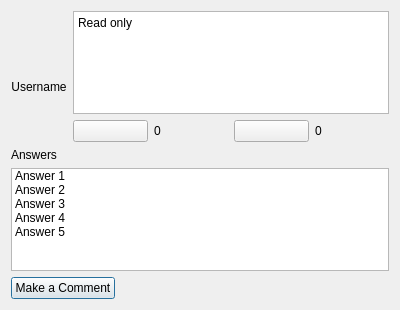
<?xml version="1.0" encoding="UTF-8"?>
<ui version="4.0">
 <class>Post_1</class>
 <widget class="QDialog" name="Post_1">
  <property name="geometry">
   <rect>
    <x>0</x>
    <y>0</y>
    <width>400</width>
    <height>310</height>
   </rect>
  </property>
  <property name="windowTitle">
   <string>Post</string>
  </property>
  <layout class="QFormLayout" name="formLayout">
   <item row="3" column="0" colspan="2">
    <widget class="QListWidget" name="listWidget">
     <item>
      <property name="text">
       <string>Answer 1</string>
      </property>
     </item>
     <item>
      <property name="text">
       <string>Answer 2</string>
      </property>
     </item>
     <item>
      <property name="text">
       <string>Answer 3</string>
      </property>
     </item>
     <item>
      <property name="text">
       <string>Answer 4</string>
      </property>
     </item>
     <item>
      <property name="text">
       <string>Answer 5</string>
      </property>
     </item>
    </widget>
   </item>
   <item row="4" column="0">
    <layout class="QHBoxLayout" name="horizontalLayout_2">
     <item>
      <widget class="QPushButton" name="pushButton">
       <property name="text">
        <string>Make a Comment</string>
       </property>
      </widget>
     </item>
    </layout>
   </item>
   <item row="2" column="0" colspan="2">
    <layout class="QVBoxLayout" name="verticalLayout_10">
     <item>
      <layout class="QHBoxLayout" name="horizontalLayout_12">
       <item>
        <layout class="QVBoxLayout" name="verticalLayout">
         <item>
          <widget class="QLabel" name="label_userPic">
           <property name="text">
            <string/>
           </property>
           <property name="alignment">
            <set>Qt::AlignmentFlag::AlignCenter</set>
           </property>
          </widget>
         </item>
         <item>
          <widget class="QLabel" name="label_username">
           <property name="text">
            <string>Username</string>
           </property>
           <property name="alignment">
            <set>Qt::AlignmentFlag::AlignHCenter|Qt::AlignmentFlag::AlignTop</set>
           </property>
          </widget>
         </item>
        </layout>
       </item>
       <item>
        <layout class="QVBoxLayout" name="verticalLayout_2">
         <item>
          <widget class="QTextEdit" name="textEdit_postQ">
           <property name="html">
            <string>&lt;!DOCTYPE HTML PUBLIC &quot;-//W3C//DTD HTML 4.0//EN&quot; &quot;http://www.w3.org/TR/REC-html40/strict.dtd&quot;&gt;
&lt;html&gt;&lt;head&gt;&lt;meta name=&quot;qrichtext&quot; content=&quot;1&quot; /&gt;&lt;meta charset=&quot;utf-8&quot; /&gt;&lt;style type=&quot;text/css&quot;&gt;
p, li { white-space: pre-wrap; }
hr { height: 1px; border-width: 0; }
li.unchecked::marker { content: &quot;\2610&quot;; }
li.checked::marker { content: &quot;\2612&quot;; }
&lt;/style&gt;&lt;/head&gt;&lt;body style=&quot; font-family:'Segoe UI'; font-size:9pt; font-weight:400; font-style:normal;&quot;&gt;
&lt;p style=&quot; margin-top:0px; margin-bottom:0px; margin-left:0px; margin-right:0px; -qt-block-indent:0; text-indent:0px;&quot;&gt;Read only&lt;/p&gt;&lt;/body&gt;&lt;/html&gt;</string>
           </property>
          </widget>
         </item>
         <item>
          <layout class="QHBoxLayout" name="horizontalLayout_3">
           <item>
            <widget class="QPushButton" name="pushButton_upPost">
             <property name="text">
              <string/>
             </property>
            </widget>
           </item>
           <item>
            <widget class="QLabel" name="label_upPostCount">
             <property name="text">
              <string>0</string>
             </property>
            </widget>
           </item>
           <item>
            <widget class="QPushButton" name="pushButton_downPost">
             <property name="text">
              <string/>
             </property>
            </widget>
           </item>
           <item>
            <widget class="QLabel" name="label_downPostCount">
             <property name="text">
              <string>0</string>
             </property>
            </widget>
           </item>
          </layout>
         </item>
        </layout>
       </item>
      </layout>
     </item>
     <item>
      <widget class="QLabel" name="label_3">
       <property name="text">
        <string>Answers</string>
       </property>
       <property name="alignment">
        <set>Qt::AlignmentFlag::AlignBottom|Qt::AlignmentFlag::AlignLeading|Qt::AlignmentFlag::AlignLeft</set>
       </property>
      </widget>
     </item>
    </layout>
   </item>
  </layout>
 </widget>
 <resources/>
 <connections/>
</ui>
